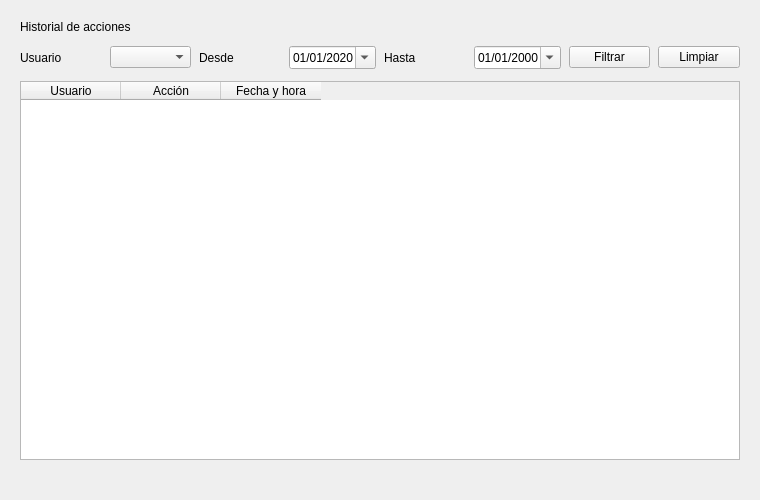
<?xml version="1.0" encoding="UTF-8"?>
<ui version="4.0">
 <class>VentanaHistorial</class>
 <widget class="QWidget" name="VentanaHistorial">
  <property name="geometry">
   <rect>
    <x>0</x>
    <y>0</y>
    <width>760</width>
    <height>500</height>
   </rect>
  </property>
  <property name="windowTitle">
   <string>Historial de acciones</string>
  </property>
   <layout class="QVBoxLayout" name="layout_principal">
    <property name="spacing">
     <number>12</number>
    </property>
    <property name="leftMargin">
     <number>20</number>
    </property>
    <property name="topMargin">
     <number>20</number>
    </property>
    <property name="rightMargin">
     <number>20</number>
    </property>
    <property name="bottomMargin">
     <number>20</number>
    </property>
    <item>
     <widget class="QLabel" name="label_titulo">
      <property name="text">
       <string>Historial de acciones</string>
      </property>
     </widget>
    </item>
    <item>
     <layout class="QHBoxLayout" name="layout_filtros">
      <property name="spacing">
       <number>8</number>
      </property>
      <item>
       <widget class="QLabel" name="label_usuario">
        <property name="text">
         <string>Usuario</string>
        </property>
       </widget>
      </item>
      <item>
       <widget class="QComboBox" name="comboBox_usuario"/>
      </item>
      <item>
       <widget class="QLabel" name="label_desde">
        <property name="text">
         <string>Desde</string>
        </property>
       </widget>
      </item>
      <item>
       <widget class="QDateEdit" name="dateEdit_desde">
        <property name="calendarPopup">
         <bool>true</bool>
        </property>
        <property name="displayFormat">
         <string>dd/MM/yyyy</string>
        </property>
        <property name="date">
         <date>
          <year>2020</year>
          <month>1</month>
          <day>1</day>
         </date>
        </property>
       </widget>
      </item>
      <item>
       <widget class="QLabel" name="label_hasta">
        <property name="text">
         <string>Hasta</string>
        </property>
       </widget>
      </item>
      <item>
       <widget class="QDateEdit" name="dateEdit_hasta">
        <property name="calendarPopup">
         <bool>true</bool>
        </property>
        <property name="displayFormat">
         <string>dd/MM/yyyy</string>
        </property>
       </widget>
      </item>
      <item>
       <widget class="QPushButton" name="pushButton_filtrar">
        <property name="text">
         <string>Filtrar</string>
        </property>
       </widget>
      </item>
      <item>
       <widget class="QPushButton" name="pushButton_limpiar">
        <property name="text">
         <string>Limpiar</string>
        </property>
       </widget>
      </item>
     </layout>
    </item>
    <item>
     <widget class="QTableWidget" name="tableWidget_historial">
      <property name="alternatingRowColors">
       <bool>true</bool>
      </property>
      <property name="selectionMode">
       <enum>QAbstractItemView::NoSelection</enum>
      </property>
      <property name="editTriggers">
       <set>QAbstractItemView::NoEditTriggers</set>
      </property>
      <column>
       <property name="text">
        <string>Usuario</string>
       </property>
      </column>
      <column>
       <property name="text">
        <string>Acción</string>
       </property>
      </column>
      <column>
       <property name="text">
        <string>Fecha y hora</string>
       </property>
      </column>
     </widget>
    </item>
    <item>
     <layout class="QHBoxLayout" name="layout_pie">
      <item>
       <spacer name="espaciador_pie">
        <property name="orientation">
         <enum>Qt::Horizontal</enum>
        </property>
        <property name="sizeHint" stdset="0">
         <size>
          <width>40</width>
          <height>20</height>
         </size>
        </property>
       </spacer>
      </item>
     </layout>
    </item>
   </layout>
 </widget>
 <resources/>
 <connections/>
</ui>
